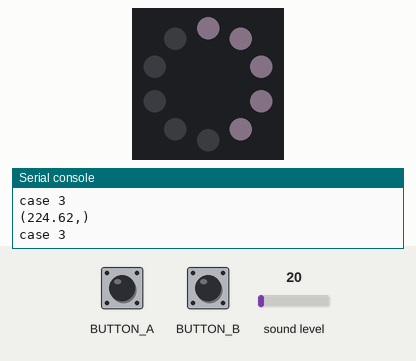
A program run on a simulated Circuit Playground running CircuitPython. Parts: the board's ring of 10 RGB LEDs (number 0 left of the top, counting anticlockwise), the last lines printed to the serial console. The test bench sets the inputs (shaded band); at power-on: sound level 20. Dim RGB values are drawn brighter than linear; random numbers come from a fixed seed.

Above: at 1.2 s.
1.3 s: sound level set to 64
At 1.51 s:
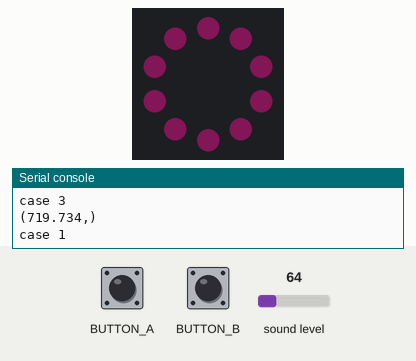
4.0 s: button A pressed for 1 s
5.6 s: sound level set to 5
At 6.6 s:
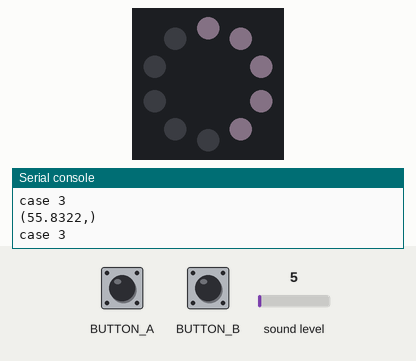
7.1 s: button B pressed for 1 s
At 7.9 s:
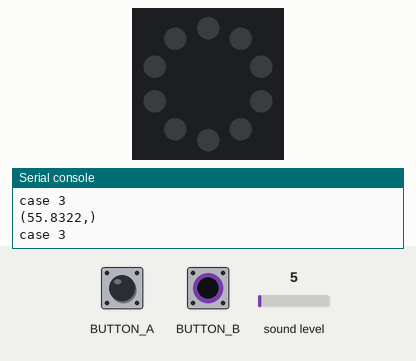
9.6 s: button A pressed for 1 s
At 11.0 s:
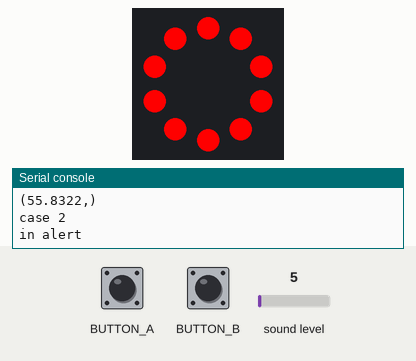
12.1 s: sound level set to 128
At 12.32 s:
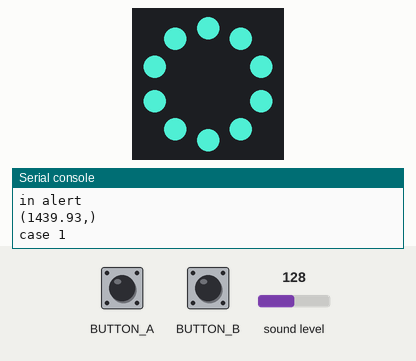
Timing chart, 0 to 14.6 s (numbered marks = the images above; inputs shaded):
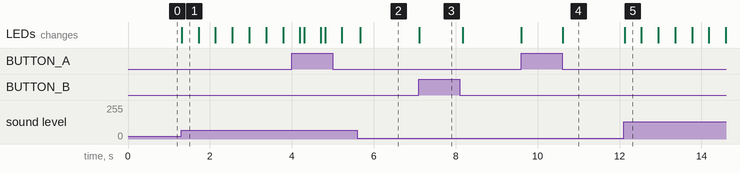

Measured:
- after the input at 1.3 s, the LEDs: change at once (image 1)
- after the input at 7.1 s, the LEDs: change at once (image 3)
- after the input at 9.6 s, the LEDs: first change at once (image 4 shows a later state)
- after the input at 12.1 s, the LEDs: change at once (image 5)
- what the display in image 1 shows lasts 0.4 s, from 1.3 s to 1.7 s

The program:

code.py
```python
################################################################################
# Name:         Tyler Stevens
# Date:         5/18/2021
# Description:  This program has three modes for the CPX microcontroller.
#               The sound sensor will turn on the 10 neopixels set to a random RGB
#               value, toggling the b button will light up the first of last 5
#               neipixels, and toggling the a button will turn all neopixels to
#               bright red.
#
# Resources:
# sound sensor - https://learn.adafruit.com/make-it-sense/circuitpython-3
#
################################################################################

# imports
import array #convert sample to array, i think
import math #used for mean() method in helper functions
import time #pause infinite loop
from adafruit_circuitplayground.express import cpx #cpx library
from random import randrange #random RGB value
import audiobusio
import board

################################################################################
# This helper function returns normalized root mean square
#
# @param array of values
# @return normilized root mean square
################################################################################
def normalized_rms(values):
    minbuf = int(mean(values))
    samples_sum = sum(
        float(sample - minbuf) * (sample - minbuf)
        for sample in values
    )
    return math.sqrt(samples_sum / len(values))

################################################################################
# This helper function returns the mean
#
# @param array of inputs
# @return average of all values in array
################################################################################
def mean(values):
    return sum(values) / len(values)

################################################################################
# This function will us the cpx speaker to play the Darth Vadar theme
#
# @param none
# @return void
################################################################################
def darth_vadar():
    A = 220
    F = 174.61
    C = 130.81
    E = 164.81
    theme =[A,A,A,F,C,A,F,C,A]
    for i in theme:
        print(i)
        cpx.play_tone(i, 0.2)

################################################################################
# This function will light up the first 5 neopixels
#
# @param tuple of RGB color value
# @return void
################################################################################
def frown(color):
    for i in range(0,5):
        cpx.pixels[i]= color

################################################################################
# This function will light up the last 5 neopixels
# mean square
#
# @param none
# @return void
################################################################################
def smile(color):
    for i in range(5,10):
        cpx.pixels[i]= color

################################################################################
# This function sets brightness to full and lights all neopixels to red
# mean square
#
# @param none
# @return void
################################################################################
def alert():
    cpx.pixels.brightness=1
    cpx.pixels.fill((250,0,0))
    print('in alert')

################################################################################
# Main program
#
# Sample sound input infinitly and switch between modes based
# on input from sound sensor and a/b buttons.
#
################################################################################

# constants
RANDOMLIGHT_ON = 300#conditional value for turning on neopixels
BRIGHTNESS = 0.03#default neopixel brightness
SLEEP = 0.4#pause intervals in infinite loop
DEFAULT_COLOR = (247,206,234)

#set up microphone
mic = audiobusio.PDMIn(board.MICROPHONE_CLOCK, board.MICROPHONE_DATA,
                       sample_rate=16000, bit_depth=16)

#sample array of inputs
samples = array.array('H', [0] * 160)

#dim the lights
cpx.pixels.brightness = BRIGHTNESS

#flag for resting face mode
toggle_face = False

#flag for alert mode
toggle_alert = False

#infinite loop
while True:

    #grab sound
    mic.record(samples, len(samples))

    #get rms from sample array
    magnitude = normalized_rms(samples)

    #print magnitude
    print(((magnitude),))

    #check button a for input
    if cpx.button_a:
        #clear lights
        cpx.pixels.fill(0)

        #negate toggle value
        if toggle_alert == False:
            toggle_alert = True
        else:
            toggle_alert = False
        #rest
        time.sleep(0.1)


    #check button b for input
    if cpx.button_b:
        #clear lights
        cpx.pixels.fill(0)

        #negate toggle value
        if toggle_face == False:
            toggle_face = True
        else:
            toggle_face = False
        #rest
        time.sleep(0.1)


    #choose 3 rand RGB coordinates
    x=randrange(255)
    y=randrange(255)
    z=randrange(255)

    #case 1: speech mode
    if magnitude > RANDOMLIGHT_ON:
        print('case 1')
        cpx.pixels.fill((x, y, z))
        time.sleep(SLEEP)
        cpx.pixels.fill(0)
    #case 2: alert mode
    elif toggle_alert:
        print('case 2')
        alert()
    #case 3: resting face mode
    else:
        print('case 3')
        cpx.pixels.brightness = BRIGHTNESS
        if toggle_face:
            frown(DEFAULT_COLOR)
        else:
            smile(DEFAULT_COLOR)

#end
```
